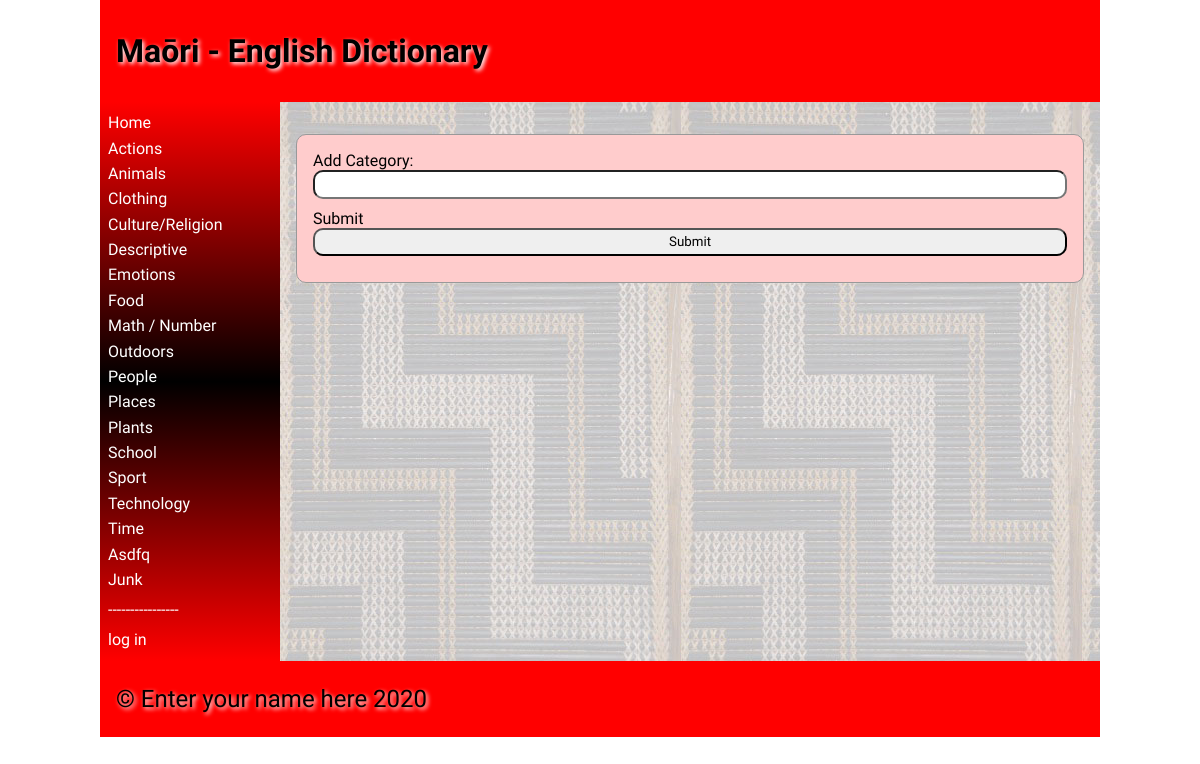
Page /add_category on the committed database.
### tables this page shows
CREATE TABLE category
(
	id integer
		constraint category_pk
			primary key autoincrement,
	category varchar(30)
);

### app.py (the view, shortened to what this page needs)
@app.route("/add_category",methods=['POST','GET'])
def admin():
    return render_template('add_category.html', logged_in=is_logged_in(), categories=categories(),is_admin=is_admin())

### app.py (called while the page is built)
def create_connection(db_file):
    try:
        connection = sqlite3.connect(db_file)
        connection.execute('pragma foreign_keys=ON')
        return connection
    except Error as error:
        print(error)
    return None

def is_logged_in():
    if session.get('email') == None:
        print("not logged in ")
        return False
    else:
        print("logged in")
        return True

def is_admin():
    if session.get('admin') != 1:
        print("not admin ")
        return False
    else:
        print("is admin")
        return True

def categories():
    con = create_connection(DATABASE)
    query = "SELECT category,id FROM category"
    cur = con.cursor()
    cur.execute(query)
    category_list = cur.fetchall()
    con.close()
    return category_list

### templates/add_category.html (shortened to what this page needs)
{% extends 'base.html' %}
{% block heading %}Maōri - English Dictionary{% endblock %}
{% block main %}
<form class = "dataForm" method = "POST">
    <div class ="form-group">
        <div class ="form-label">Add Category:</div>
            <div class = "form-element"><input type = "text" name ="add_category" id = "add_category" required></div>
    </div>
    <div class ="form-group">
        <div class = "form-label">Submit</div>
            <div class ="form-element"><input type = "submit" value="Submit"></div>
    </div>
</form>
{% endblock %}

### templates/base.html (shortened to what this page needs)
<!doctype html>
<html lang="en">
<head>
	<link href="{{ url_for('static', filename='css/style.css') }}" rel="stylesheet">
</head>
<body>
	<div id="container">
		<header>
			<h1>{% block heading %}{% endblock %}</h1>
		</header>
		<nav>
			<ul>
                <li><a href="\">Home</a></li>
                {% for category in categories %}
                    <li><a href="/category/{{ category[1] }}/0">{{ category[0] }}</a></li>
                {% endfor %}
                 <p style = "color:white;">----------------</p>
                {% if logged_in %}
                     <li><a href = "/logout">log out</a></li>
                {% else %}
                    <li><a href = "/login">log in</a></li>
                {% endif %}
			</ul>
		</nav>
		<main>
            {% block main%}{% endblock %}
        </main>
		<footer>
			<p>
				&copy; Enter your name here 2020
			</p>
		</footer>
	</div>
</body>
</html>

### static/css/style.css (style rules this page uses)
* { font-family: Comfortaa, sans-serif; margin: 0; padding: 0; box-sizing: border-box; }
#container { display: grid; grid-template-columns: 75px auto; grid-template-areas: 'nav header' 'main main' 'footer footer'; }
header { grid-area: header; background-color: #f00; padding: 1rem; }
nav { grid-area: nav; }
main { grid-area: main; padding: 1rem; background-color: #edd; }
h1, h2, h3, h4 { padding: 1rem 0; font-family: 'Suez One', serif; color: #000; text-shadow: 2px 2px 4px #fff; }
p { padding: 0.5rem 0; }
a { color: #222; }
.dataForm { margin: 1rem 0; border: 1px solid #999; padding: 1rem; background-color: #fcc; border-radius: 10px; }
.dataForm input, textarea { width: 100%; border-radius: 10px; padding: 0.3rem; margin-bottom: 10px; }
footer { grid-area: footer; padding: 1rem; background-color: #f00; }
footer p { color: #000; text-shadow: 2px 2px 4px #fff; font-size: 1.5rem; }
@media only screen and (min-width: 768px) { #container { grid-template-columns: 180px auto; grid-template-areas: 'header header' 'nav main' 'footer footer'; } }
@media only screen and (min-width: 768px) { nav { background: linear-gradient(180deg, rgba(255,0,0,1) 0%, rgba(0, 0, 0, 1) 50%, rgba(255,0,0,1) 100%); padding: 0.5rem; } }
@media only screen and (min-width: 768px) { nav ul { list-style: none; } }
@media only screen and (min-width: 768px) { nav li { padding: 0.2rem 0; } }
@media only screen and (min-width: 768px) { nav a { color: #fff; text-decoration: none; } }
@media only screen and (min-width: 768px) { main { background-image: url('/poutama.jpg'); } }
@media only screen and (min-width: 1000px) { #container { width: 1000px; margin: auto; } }

### rows in the picture
category: category "Actions"
category: category "Animals"
category: category "Clothing"
category: category "Culture/Religion"
category: category "Descriptive"
category: category "Emotions"
category: category "Food"
category: category "Math / Number"
category: category "Outdoors"
category: category "People"
category: category "Places"
category: category "Plants"
category: category "School"
category: category "Sport"
category: category "Technology"
category: category "Time"
category: category "Asdfq"
category: category "Junk"
